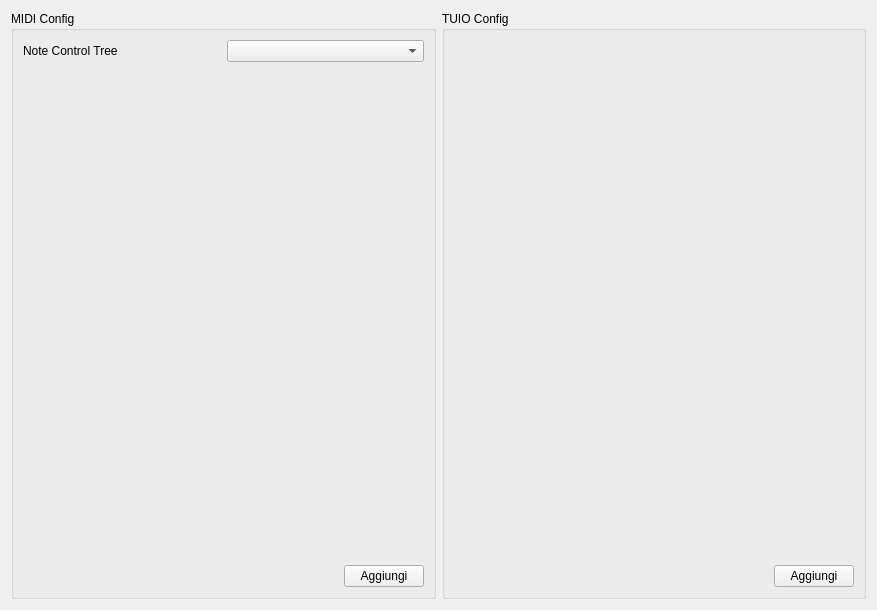
<?xml version="1.0" encoding="UTF-8"?>
<ui version="4.0">
 <class>ConfigGUI</class>
 <widget class="QWidget" name="ConfigGUI">
  <property name="geometry">
   <rect>
    <x>0</x>
    <y>0</y>
    <width>877</width>
    <height>610</height>
   </rect>
  </property>
  <property name="windowTitle">
   <string>Configurazione</string>
  </property>
  <layout class="QHBoxLayout" name="horizontalLayout">
   <item>
    <widget class="QGroupBox" name="midiConfig">
     <property name="title">
      <string>MIDI Config</string>
     </property>
     <layout class="QVBoxLayout" name="midiLayout">
      <item>
       <layout class="QHBoxLayout" name="horizontalLayout_2">
        <item>
         <widget class="QLabel" name="label">
          <property name="text">
           <string>Note Control Tree</string>
          </property>
         </widget>
        </item>
        <item>
         <widget class="QComboBox" name="midiTreeComboBox">
          <property name="maximumSize">
           <size>
            <width>16777215</width>
            <height>16777215</height>
           </size>
          </property>
         </widget>
        </item>
       </layout>
      </item>
      <item>
       <spacer name="verticalSpacer">
        <property name="orientation">
         <enum>Qt::Vertical</enum>
        </property>
        <property name="sizeHint" stdset="0">
         <size>
          <width>20</width>
          <height>40</height>
         </size>
        </property>
       </spacer>
      </item>
      <item>
       <layout class="QHBoxLayout" name="horizontalLayout_3">
        <item>
         <spacer name="horizontalSpacer">
          <property name="orientation">
           <enum>Qt::Horizontal</enum>
          </property>
          <property name="sizeHint" stdset="0">
           <size>
            <width>40</width>
            <height>20</height>
           </size>
          </property>
         </spacer>
        </item>
        <item>
         <widget class="QPushButton" name="addMIDIButton">
          <property name="text">
           <string>Aggiungi</string>
          </property>
         </widget>
        </item>
       </layout>
      </item>
     </layout>
    </widget>
   </item>
   <item>
    <widget class="QGroupBox" name="tuioConfig">
     <property name="title">
      <string>TUIO Config</string>
     </property>
     <layout class="QVBoxLayout" name="tuioLayout">
      <item>
       <spacer name="verticalSpacer_2">
        <property name="orientation">
         <enum>Qt::Vertical</enum>
        </property>
        <property name="sizeHint" stdset="0">
         <size>
          <width>20</width>
          <height>40</height>
         </size>
        </property>
       </spacer>
      </item>
      <item>
       <layout class="QHBoxLayout" name="horizontalLayout_4">
        <item>
         <spacer name="horizontalSpacer_2">
          <property name="orientation">
           <enum>Qt::Horizontal</enum>
          </property>
          <property name="sizeHint" stdset="0">
           <size>
            <width>40</width>
            <height>20</height>
           </size>
          </property>
         </spacer>
        </item>
        <item>
         <widget class="QPushButton" name="addTuioButton">
          <property name="text">
           <string>Aggiungi</string>
          </property>
         </widget>
        </item>
       </layout>
      </item>
     </layout>
    </widget>
   </item>
  </layout>
 </widget>
 <resources/>
 <connections/>
</ui>
